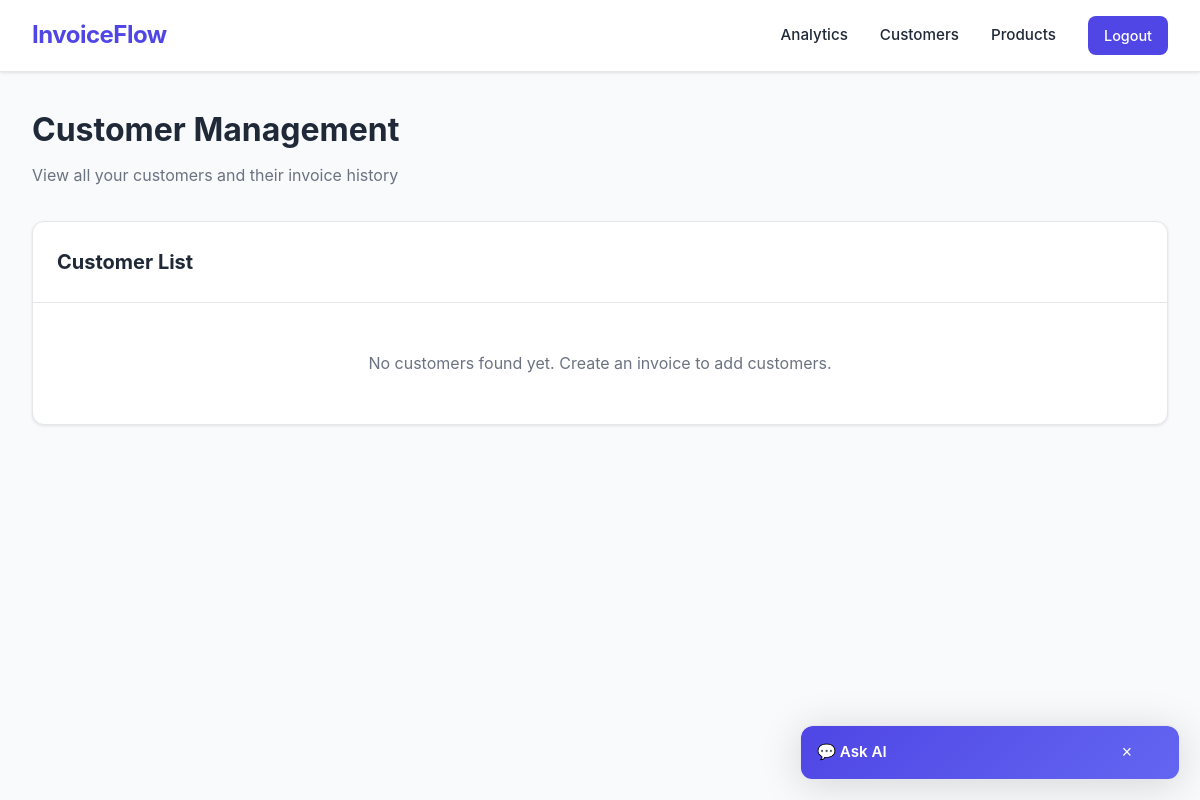
/admin/customers (signed in), run on an earlier commit of the app's database.
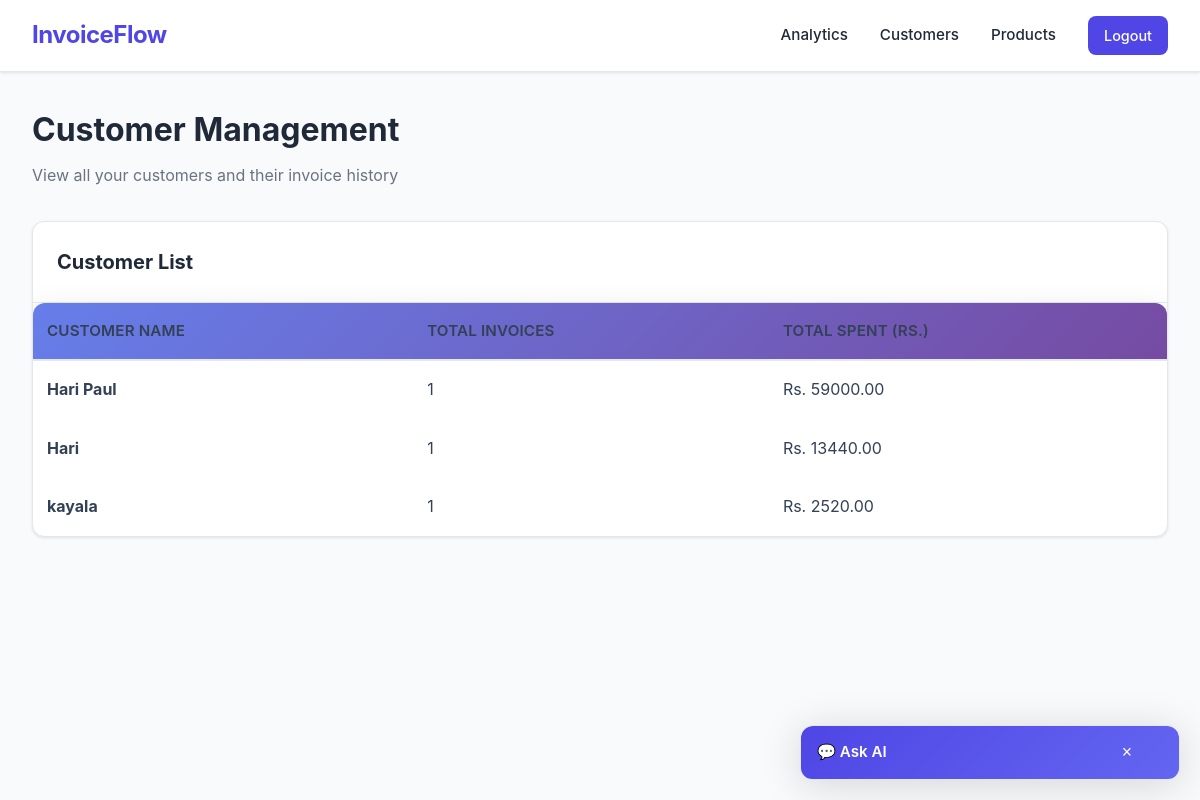
And on a later commit of the database.
### tables this page shows
CREATE TABLE invoices (
            id INTEGER PRIMARY KEY AUTOINCREMENT,
            customer_id INTEGER,
            product_id INTEGER,
            customer TEXT NOT NULL,
            product TEXT NOT NULL,
            quantity INTEGER NOT NULL,
            price REAL NOT NULL,
            total REAL NOT NULL,
            date TEXT NOT NULL,
            created_by TEXT, customer_email TEXT DEFAULT "", customer_address TEXT DEFAULT "", gst_rate REAL DEFAULT 0.18, gst_amount REAL DEFAULT 0,
            FOREIGN KEY (customer_id) REFERENCES users (id),
            FOREIGN KEY (product_id) REFERENCES products (id)
        );

### app.py (the view)
@app.route('/admin/customers')
@require_role('admin')
def admin_customers():
    conn = get_db_connection()
    customers = conn.execute('''
        SELECT DISTINCT customer, COUNT(*) as invoice_count, SUM(total) as total_spent
        FROM invoices
        GROUP BY customer
        ORDER BY total_spent DESC
    ''').fetchall()
    conn.close()
    return render_template('admin/customers.html', customers=customers)

### app.py (called while the page is built, shortened)
def get_db_connection():
    connection = sqlite3.connect(DATABASE)
    connection.row_factory = sqlite3.Row
    return connection

def require_role(*roles):
    def decorator(f):
        @wraps(f)
        def decorated_function(*args, **kwargs):
            user_role = session.get('role')
            return f(*args, **kwargs)
        return decorated_function
    return decorator

### templates/admin/customers.html
{% extends "base.html" %}
{% block content %}
<div class="dashboard-header">
    <h1>Customer Management</h1>
    <p>View all your customers and their invoice history</p>
</div>
<div class="table-container">
    <div class="table-header">
        <h2>Customer List</h2>
    </div>
    {% if customers %}
    <table>
        <thead>
            <tr>
                <th>Customer Name</th>
                <th>Total Invoices</th>
                <th>Total Spent (Rs.)</th>
            </tr>
        </thead>
        <tbody>
            {% for customer in customers %}
            <tr>
                <td><strong>{{ customer['customer'] }}</strong></td>
                <td>{{ customer['invoice_count'] }}</td>
                <td>Rs. {{ "%.2f"|format(customer['total_spent']) }}</td>
            </tr>
            {% endfor %}
        </tbody>
    </table>
    {% else %}
    <div style="padding: 2rem; text-align: center; color: var(--text-secondary);">
        <p>No customers found yet. Create an invoice to add customers.</p>
    </div>
    {% endif %}
</div>
{% endblock %}

What changed in the data, as far as the page shows it:
added invoices: customer "Hari Paul", invoice_count "1", total_spent "59000.00"
added invoices: customer "Hari", invoice_count "1", total_spent "13440.00"
added invoices: customer "kayala", invoice_count "1", total_spent "2520.00"
Also different on the page:
text no longer shown: "No customers found yet. Create an invoice to add customers."
text now shown: "CUSTOMER NAME TOTAL INVOICES TOTAL SPENT (RS.)"
